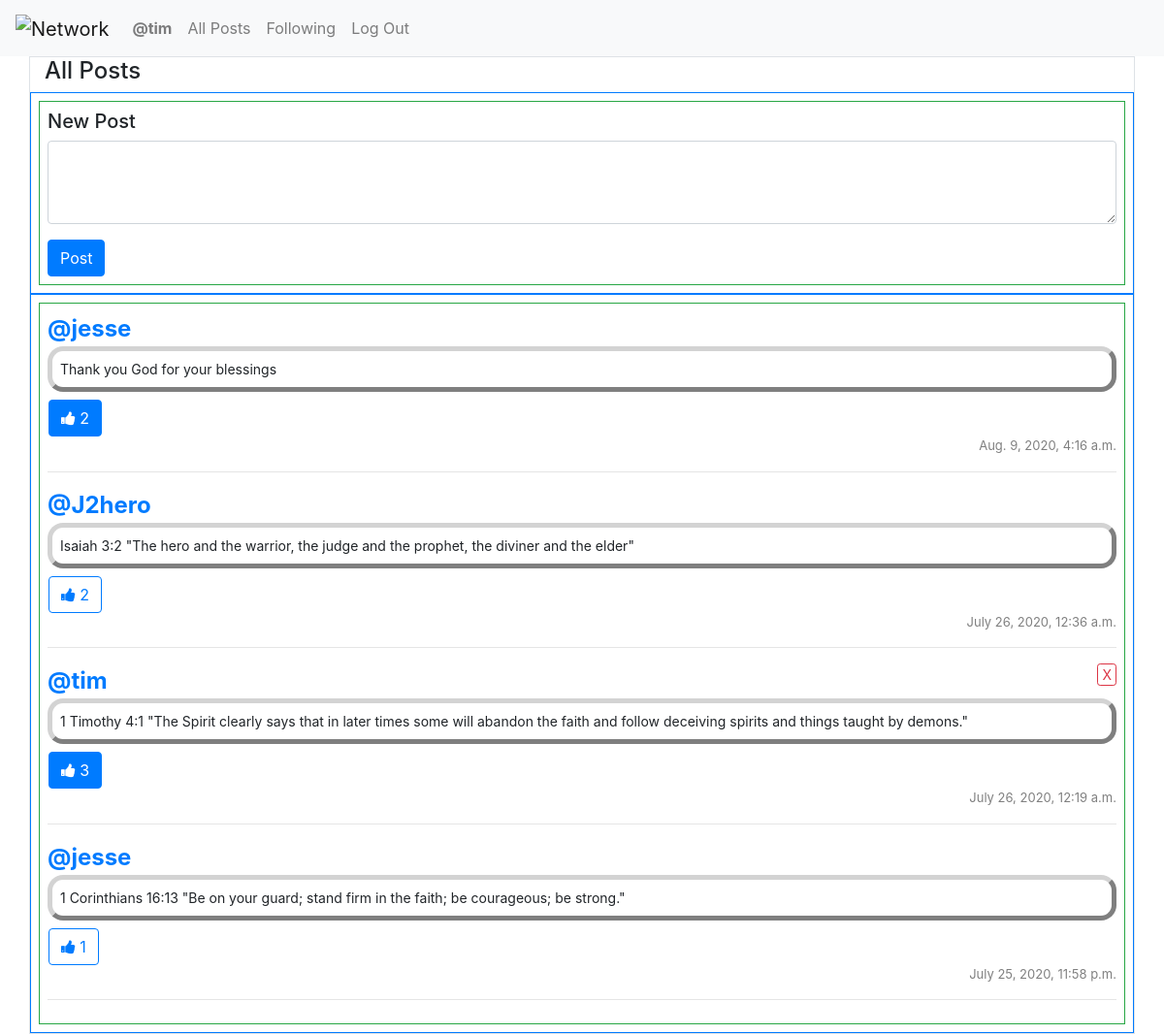
The app's page / (signed in) with its own data.
### network/models.py (models this page shows, shortened)
class User(AbstractUser):
    following_count = models.IntegerField(default=0)
    followers_count = models.IntegerField(default=0)

class Post(models.Model):
    user = models.ForeignKey(User, on_delete=models.CASCADE, default="")
    content = models.TextField(max_length=64, default="")
    time = models.DateTimeField(default=now)
    likes = models.IntegerField(default=0)

### network/views.py (the view, shortened to what this page needs)
# urls.py: path("", views.index, name="index"),
def index(request):
    if (request.user.is_authenticated):
        liked_post_id_list = likedPostList(request)
        return render(request, "network/index.html", {
            "postForm": PostForm(),
            "posts": list(Post.objects.all().order_by('-time')),
            "liked_post_id_list": liked_post_id_list
        })
    return render(request, "network/index.html", {
        "posts": list(Post.objects.all().order_by('-time'))
    })

### network/views.py
class PostForm(forms.Form):
    content = forms.CharField(label="", widget=forms.Textarea(attrs={
        'id': 'new-post-textarea',
        'class': 'form-control',
        'name': 'new-post-textarea',
        'cols': 10,
        'rows': 3
    }))

### network/views.py (called while the page is built)
def likedPostList(request):
    liked_post_id_list = []
    if request.user:
        liked_posts = Like.objects.filter(user=request.user).all()
        for post in liked_posts:
            liked_post_id_list.append(post.post)
    return liked_post_id_list

### network/templates/network/index.html (shortened to what this page needs)
{% extends "network/layout.html" %} {% block body %}
<div class="container border">
    <h4>All Posts</h4>
    {% if user.is_authenticated %} {% if not newPost %}
    <div class="row border border-primary">
        <div class="col border border-success p-2 m-2">
            <h5>New Post</h5>
            <form action="{% url 'index' %}" method="post">
                <div class="form-group">
                    {{ postForm }}
                </div>
                <button class="btn btn-primary">Post</button>
            </form>
        </div>
    </div>
    {% else %}
    <div class="row border border-primary">
        <div class="col border border-success p-2 m-2">
            <span style="color:#5cb85c">Thank you for submitting your post!</span>
        </div>
    </div>
    {% endif %} {% endif %}
    <div class="row border border-primary">
        <div class="col border border-success p-2 m-2">
            {% include "modules/posts.html" %}
        </div>
    </div>
</div>
{% endblock %}

### network/templates/network/layout.html (shortened to what this page needs)
{% load static %}
<!DOCTYPE html>
<html lang="en">
    <head>
        <link rel="stylesheet" href="https://stackpath.bootstrapcdn.com/bootstrap/4.4.1/css/bootstrap.min.css">
        <link href="{% static 'network/styles.css' %}" rel="stylesheet">
        <link rel="stylesheet" href="https://cdnjs.cloudflare.com/ajax/libs/font-awesome/4.7.0/css/font-awesome.min.css">
    </head>
    <body>
        <nav class="navbar navbar-expand-lg navbar-light bg-light">
            <a class="navbar-brand" href="#">
                <img src="https://gyazo.com/2dc992d3aa39a8561c76a3cf6ad4dee6.png" alt="Network">
            </a>
            <div>
              <ul class="navbar-nav mr-auto">
                {% if user.is_authenticated %}
                    <li class="nav-item">
                        <a class="nav-link" href="{% url 'profile' user.username %}"><strong>@{{ user.username }}</strong></a>
                    </li>
                {% endif %}
                <li class="nav-item">
                  <a class="nav-link" href="{% url 'index' %}">All Posts</a>
                </li>
                {% if user.is_authenticated %}
                    <li class="nav-item">
                        <a class="nav-link" href="{% url 'following' %}">Following</a>
                    </li>
                    <li class="nav-item">
                        <a class="nav-link" href="{% url 'logout' %}">Log Out</a>
                    </li>
                {% endif %}
              </ul>
            </div>
          </nav>
        <div class="body">
            {% block body %}
            {% endblock %}
        </div>
    </body>
</html>

### network/templates/modules/posts.html
{% for post in posts %}
    {% if request.user.username == post.user.username %}
        <button
            type="button"
            class="btn btn-outline-danger btn-sm px-1 py-0 pull-right delete-button"
            data-post="{{ post.id }}">
                X
            </button>
    {% endif %}
    <ul class="post post-{{ post.id }}" data-post="{{ post.id }}">
        <li class="post-username"><a class="link-username" href="{% url 'profile' post.user.username %}">@{{ post.user.username }}</a></li>
        <li class="post-content">{{ post.content }}</li>
        <li class="post-likes">
            {% if user.is_authenticated %}
                {% if post.id in liked_post_id_list %}
                    <form class="likeForm">
                        <button
                            class="btn btn-primary"
                            type="button"
                            data-post="{{ post.id }}"
                            data-liked="true"
                            data-likes="{{ post.likes }}"
                            data-session-user="{{ request.user.username }}">
                                <i class="fa fa-thumbs-up"></i>
                                {{ post.likes }}
                        </button>
                    </form>
                {% else %}
                    <form class="likeForm">
                        <button
                            class="btn btn-outline-primary"
                            type="button"
                            data-post="{{ post.id }}"
                            data-liked="false"
                            data-likes="{{ post.likes }}"
                            data-session-user="{{ request.user.username }}">
                                <i class="fa fa-thumbs-up"></i>
                                {{ post.likes }}
                        </button>
                    </form>
                {% endif %}
            {% endif %}
        <li class="post-time">{{ post.time }}</li>
    </ul>
    <hr class="hr-{{ post.id }}">
{% empty %}
    <span class="post-empty">No posts at this time!</span>
{% endfor %}

### network/static/network/styles.css (style rules this page uses)
.post { padding: 0; list-style-type: none; }
.post-username { font-weight: bold; font-size: 24px; list-style: none; }
.post-content { padding: 8px; font-size: 14px; border-style: outset; border-color: lightgray; border-radius: 16px; border-width: thick; }
.post-time { text-align: right; color: gray; font-size: small; }
.post-likes { padding-left: 1px; padding-top: 8px; padding-bottom: 0px; color: #0275d8; font-size: 16px; }

### records on screen
User: username "tim"
Post: user.username "jesse", content "Thank you God for your blessings", likes "2", time "Aug. 9, 2020, 4:16 a.m."
Post: user.username "J2hero", content "Isaiah 3:2 \"The hero and the warrior, the judge and the prophet, the diviner and the elder\"", likes "2", time "July 26, 2020, 12:36 a.m."
Post: user.username "tim", content "1 Timothy 4:1 \"The Spirit clearly says that in later times some will abandon the faith and follow deceiving spirits and things taught by demons.\"", likes "3", time "July 26, 2020, 12:19 a.m."
Post: user.username "jesse", content "1 Corinthians 16:13 \"Be on your guard; stand firm in the faith; be courageous; be strong.\"", likes "1", time "July 25, 2020, 11:58 p.m."
